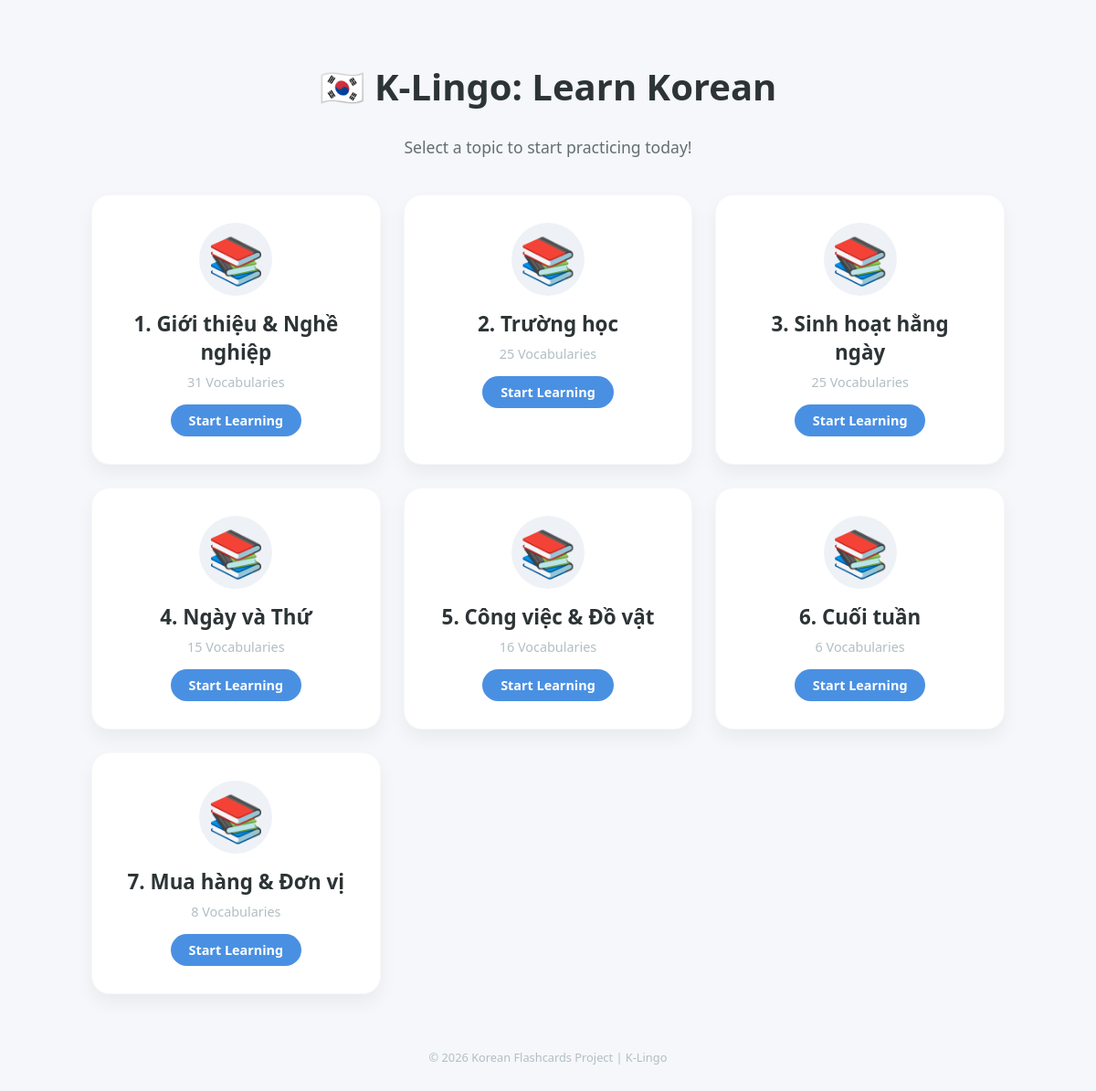
Before: / with the older database file.
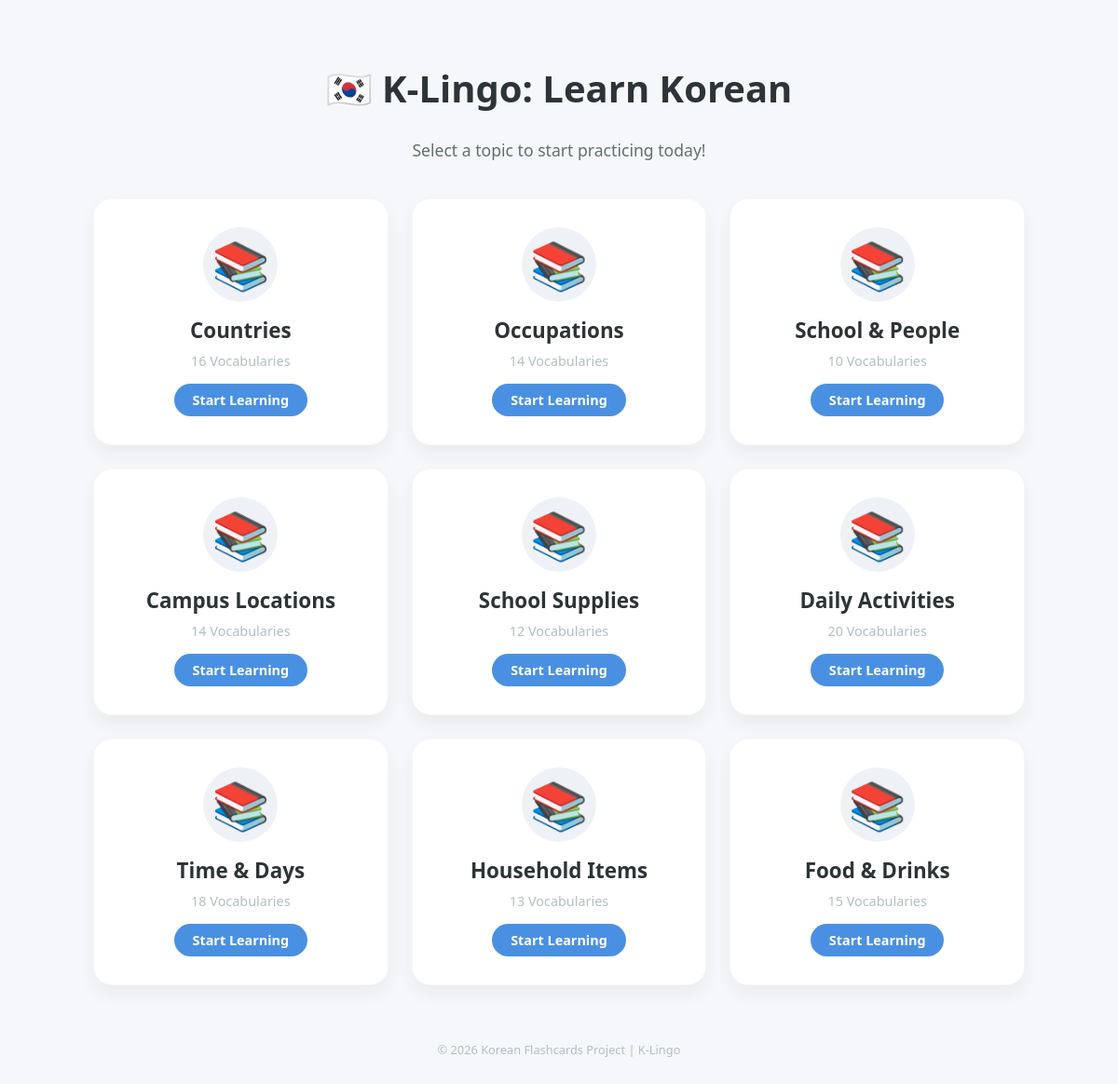
After: the same page with the newer database file.
### vocab/models.py (models this page shows, shortened)
class Topic(models.Model):
    name = models.CharField(max_length=100)

### vocab/views.py (the view)
# urls.py: path('', views.home, name='home'),
def home(request):
    topics = Topic.objects.all()
    return render(request, 'home.html', {'topics': topics})

### vocab/templates/home.html (shortened to what this page needs)
<!DOCTYPE html>
<html lang="en">
<head>
</head>
<body>
    <h1>🇰🇷 K-Lingo: Learn Korean</h1>
    <p class="subtitle">Select a topic to start practicing today!</p>
    <div class="topic-grid">
        {% for topic in topics %}
        <a href="{% url 'flashcards' topic.id %}" class="topic-card">
            <div class="topic-icon">📚</div>
            <div class="topic-name">{{ topic.name }}</div>
            <div class="word-count">{{ topic.vocabulary_set.count }} Vocabularies</div>
            <div class="btn-start">Start Learning</div>
        </a>
        {% empty %}
            <p>No topics available yet.</p>
        {% endfor %}
    </div>
    <footer style="margin-top: 60px; color: #b2bec3; font-size: 0.8rem;">
        © 2026 Korean Flashcards Project | K-Lingo
    </footer>
</body>
</html>

### vocab/templates/home.html (style rules this page uses)
:root { --primary-color: #4a90e2; --bg-color: #f5f7fa; --text-dark: #2d3436; --card-bg: #ffffff; }
body { font-family: 'Segoe UI', Tahoma, Geneva, Verdana, sans-serif; background-color: var(--bg-color); margin: 0; padding: 40px 20px; display: flex; flex-direction: column; align-items: center; }
h1 { color: var(--text-dark); font-size: 2.5rem; margin-bottom: 10px; text-align: center; }
.subtitle { color: #636e72; margin-bottom: 40px; font-size: 1.1rem; }
.topic-grid { display: grid; grid-template-columns: repeat(auto-fit, minmax(280px, 1fr)); gap: 25px; width: 100%; max-width: 1000px; }
.topic-card { background: var(--card-bg); border-radius: 20px; padding: 30px; text-align: center; text-decoration: none; color: var(--text-dark); transition: all 0.3s ease; box-shadow: 0 10px 20px rgba(0,0,0,0.05); border: 1px solid rgba(0,0,0,0.03); display: flex; flex-direction: column; align-items: center; }
.topic-icon { font-size: 50px; margin-bottom: 15px; background: #eef2f7; width: 80px; height: 80px; line-height: 80px; border-radius: 50%; transition: 0.3s; }
.topic-name { font-size: 1.4rem; font-weight: bold; margin-bottom: 8px; }
.word-count { font-size: 0.9rem; color: #b2bec3; }
.btn-start { margin-top: 15px; padding: 8px 20px; background: var(--primary-color); color: white; border-radius: 25px; font-size: 0.9rem; font-weight: bold; }

Changed rows visible on the page:
removed Topic: name "1. Giới thiệu & Nghề nghiệp", vocabulary_set.count "31"
removed Topic: name "2. Trường học", vocabulary_set.count "25"
removed Topic: name "3. Sinh hoạt hằng ngày", vocabulary_set.count "25"
removed Topic: name "4. Ngày và Thứ", vocabulary_set.count "15"
removed Topic: name "5. Công việc & Đồ vật", vocabulary_set.count "16"
removed Topic: name "6. Cuối tuần", vocabulary_set.count "6"
removed Topic: name "7. Mua hàng & Đơn vị", vocabulary_set.count "8"
added Topic: name "Countries", vocabulary_set.count "16"
added Topic: name "Occupations", vocabulary_set.count "14"
added Topic: name "School & People", vocabulary_set.count "10"
added Topic: name "Campus Locations", vocabulary_set.count "14"
added Topic: name "School Supplies", vocabulary_set.count "12"
added Topic: name "Daily Activities", vocabulary_set.count "20"
added Topic: name "Time & Days", vocabulary_set.count "18"
added Topic: name "Household Items", vocabulary_set.count "13"
added Topic: name "Food & Drinks", vocabulary_set.count "15"
